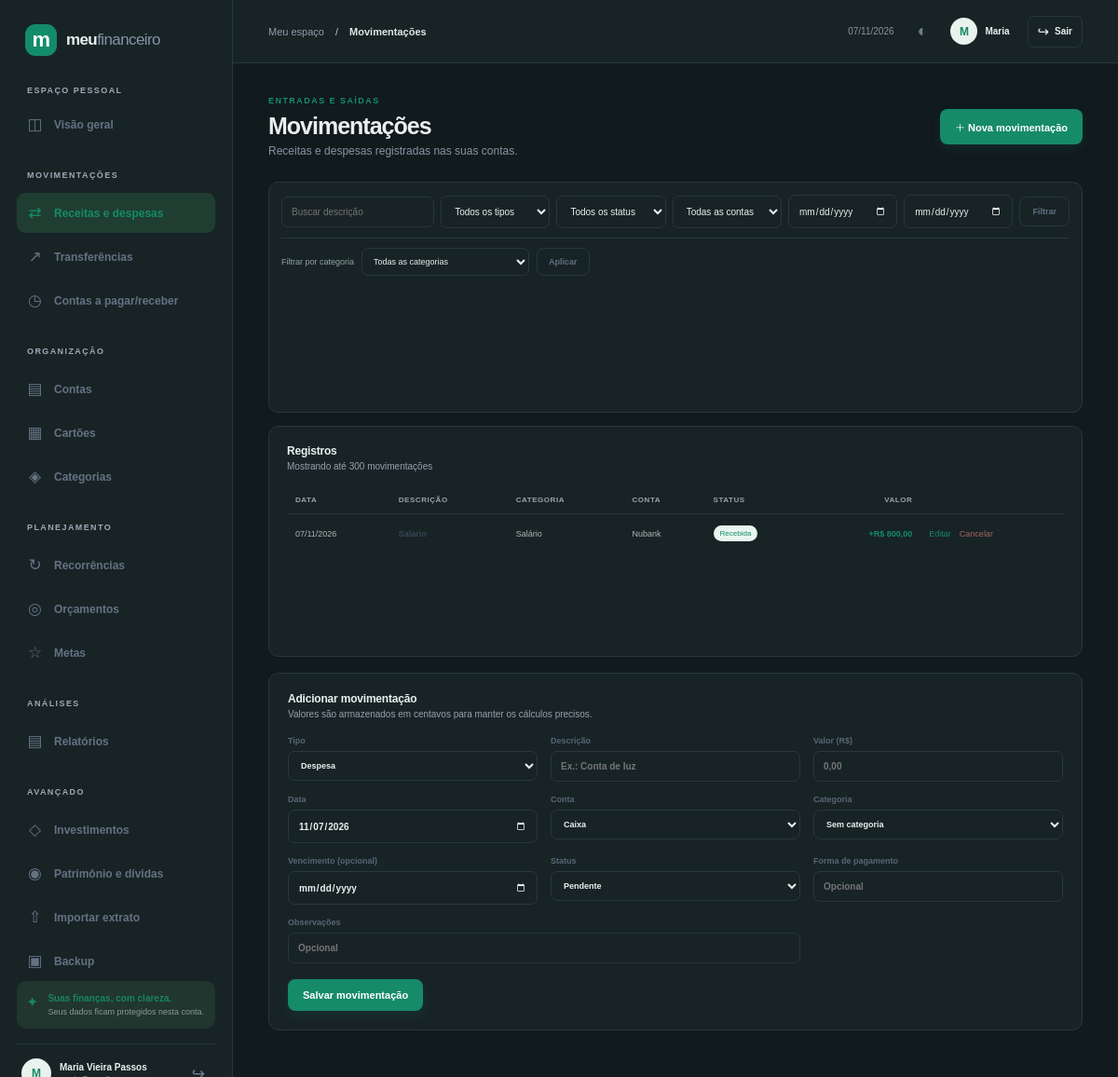
The page /transactions (signed in) on the database its author committed.
### tables this page shows
CREATE TABLE users (
    id INTEGER PRIMARY KEY,
    name TEXT NOT NULL,
    email TEXT NOT NULL UNIQUE,
    password_hash TEXT NOT NULL,
    created_at TEXT NOT NULL,
    updated_at TEXT NOT NULL
, status TEXT NOT NULL DEFAULT 'active' CHECK(status IN ('active','inactive')), last_login_at TEXT);

CREATE TABLE transactions (
    id INTEGER PRIMARY KEY,
    user_id INTEGER NOT NULL REFERENCES users(id) ON DELETE CASCADE,
    account_id INTEGER NOT NULL,
    category_id INTEGER,
    type TEXT NOT NULL CHECK(type IN ('income','expense')),
    description TEXT NOT NULL,
    amount INTEGER NOT NULL CHECK(amount > 0),
    transaction_date TEXT NOT NULL,
    due_date TEXT,
    status TEXT NOT NULL CHECK(status IN ('pending','paid','received','cancelled')),
    payment_method TEXT NOT NULL DEFAULT '',
    notes TEXT NOT NULL DEFAULT '',
    created_at TEXT NOT NULL,
    updated_at TEXT NOT NULL, external_id TEXT NOT NULL DEFAULT '',
    FOREIGN KEY(account_id,user_id) REFERENCES accounts(id,user_id),
    FOREIGN KEY(category_id,user_id) REFERENCES categories(id,user_id)
);

CREATE TABLE categories (
    id INTEGER PRIMARY KEY,
    user_id INTEGER NOT NULL REFERENCES users(id) ON DELETE CASCADE,
    name TEXT NOT NULL,
    type TEXT NOT NULL CHECK(type IN ('income','expense')),
    color TEXT NOT NULL DEFAULT '#78909c',
    icon TEXT NOT NULL DEFAULT '◈',
    is_active INTEGER NOT NULL DEFAULT 1 CHECK(is_active IN (0,1)),
    created_at TEXT NOT NULL,
    updated_at TEXT NOT NULL,
    UNIQUE(id,user_id),
    UNIQUE(user_id,type,name)
);

CREATE TABLE accounts (
    id INTEGER PRIMARY KEY,
    user_id INTEGER NOT NULL REFERENCES users(id) ON DELETE CASCADE,
    name TEXT NOT NULL,
    type TEXT NOT NULL CHECK(type IN ('checking','savings','cash','digital','payment','investment','other')),
    institution TEXT NOT NULL DEFAULT '',
    opening_balance INTEGER NOT NULL DEFAULT 0,
    opening_date TEXT NOT NULL,
    color TEXT NOT NULL DEFAULT '#168b68',
    description TEXT NOT NULL DEFAULT '',
    is_active INTEGER NOT NULL DEFAULT 1 CHECK(is_active IN (0,1)),
    created_at TEXT NOT NULL,
    updated_at TEXT NOT NULL,
    UNIQUE(id,user_id)
);

### resources/views/transactions/index.php (the view, shortened to what the rows shown need)
<div class="welcome-row"><div><div class="form-kicker">ENTRADAS E SAÍDAS</div><h1>Movimentações</h1><p class="page-subtitle">Receitas e despesas registradas nas suas contas.</p></div><a class="button primary" href="/transactions#transaction-form">＋ Nova movimentação</a></div>
<section class="panel filter-panel"><form method="get" action="/transactions" class="filter-form"><input name="q" placeholder="Buscar descrição" value="<?=e($filters['q']??'')?>"><select name="type"><option value="">Todos os tipos</option></select><select name="status"><option value="">Todos os status</option></select><select name="account"><option value="">Todas as contas</option></select><input type="date" name="from" aria-label="De" value="<?=e($filters['from']??'')?>"><input type="date" name="to" aria-label="Até" value="<?=e($filters['to']??'')?>"><button class="button secondary">Filtrar</button></form><form method="get" action="/transactions" class="category-quick-filter"><label>Filtrar por categoria <select name="category"><option value="">Todas as categorias</option></select></label><button class="button secondary">Aplicar</button></form></section>
<section class="panel statement-panel"><div class="panel-head"><div><h3>Registros</h3><p>Mostrando até 300 movimentações</p></div></div><div class="table-wrap"><table><thead><tr><th>Data</th><th>Descrição</th><th>Categoria</th><th>Conta</th><th>Status</th><th class="right">Valor</th><th></th></tr></thead><tbody><?php foreach($transactions as $t): ?><tr><td><?=e(date('d/m/Y',strtotime($t['transaction_date'])))?></td><td><span class="transaction-name"><?=e($t['description'])?></span></td><td><?=e($t['category_name']??'—')?></td><td><?=e($t['account_name'])?></td><td><span class="status-pill <?=e($t['status'])?>"><?=match($t['status']){'paid'=>'Paga','received'=>'Recebida',default=>'Pendente'}?></span></td><td class="right <?= $t['type']==='income'?'amount-in':'amount-out' ?>"><?= $t['type']==='income'?'+':'−' ?><?=money((int)$t['amount'])?></td><td><div class="row-actions"><a href="/transactions?edit=<?=(int)$t['id']?>#transaction-form">Editar</a><form method="post" action="/transactions/cancel" onsubmit="return confirm('Cancelar esta movimentação? O registro será preservado no histórico.')"><input type="hidden" name="_csrf" value="<?=e(csrf_token())?>"><input type="hidden" name="id" value="<?=(int)$t['id']?>"><button>Cancelar</button></form></div></td></tr><?php endforeach; ?><?php if(!$transactions): ?><tr><td colspan="7" class="table-empty">Nenhuma movimentação encontrada. Cadastre sua primeira receita ou despesa abaixo.</td></tr><?php endif; ?></tbody></table></div></section>
<section class="panel editor-panel" id="transaction-form"><div class="panel-head"><div><h3><?=$edit?'Editar movimentação':'Adicionar movimentação'?></h3><p>Valores são armazenados em centavos para manter os cálculos precisos.</p></div></div><?php if(!$accounts): ?><div class="inline-note">Antes de registrar, <a href="/accounts">adicione uma conta financeira</a>.</div><?php else: ?><form method="post" action="/transactions/save" class="data-form"><input type="hidden" name="_csrf" value="<?=e(csrf_token())?>"><input type="hidden" name="id" value="<?=(int)($edit['id']??0)?>"><label>Tipo<select name="type" required><option value="expense" <?=($edit['type']??'expense')==='expense'?'selected':''?>>Despesa</option><option value="income" <?=($edit['type']??'')==='income'?'selected':''?>>Receita</option></select></label><label>Descrição<input name="description" maxlength="140" required value="<?=e($edit['description']??'')?>" placeholder="Ex.: Conta de luz"></label><label>Valor (R$)<input name="amount" inputmode="decimal" required value="<?=e(isset($edit['amount'])?money_input((int)$edit['amount']):'')?>" placeholder="0,00"></label><label>Data<input type="date" name="transaction_date" required value="<?=e($edit['transaction_date']??date('Y-m-d'))?>"></label><label>Conta<select name="account_id" required><?php foreach($accounts as $account): ?><option value="<?=(int)$account['id']?>" <?=($edit['account_id']??'')==$account['id']?'selected':''?>><?=e($account['name'])?></option><?php endforeach; ?></select></label><label>Categoria<select name="category_id"><option value="">Sem categoria</option><?php foreach($categories as $category): ?><option data-type="<?=e($category['type'])?>" value="<?=(int)$category['id']?>" <?=($edit['category_id']??'')==$category['id']?'selected':''?>><?=e($category['name'])?> · <?= $category['type']==='income'?'Receita':'Despesa' ?></option><?php endforeach; ?></select></label><label>Vencimento (opcional)<input type="date" name="due_date" value="<?=e($edit['due_date']??'')?>"></label><label>Status<select name="status"><option value="pending" <?=($edit['status']??'')==='pending'?'selected':''?>>Pendente</option><option value="paid" <?=($edit['status']??'')==='paid'?'selected':''?>>Paga</option><option value="received" <?=($edit['status']??'')==='received'?'selected':''?>>Recebida</option></select></label><label>Forma de pagamento<input name="payment_method" maxlength="40" value="<?=e($edit['payment_method']??'')?>" placeholder="Opcional"></label><label class="span-two">Observações<input name="notes" maxlength="500" value="<?=e($edit['notes']??'')?>" placeholder="Opcional"></label><div class="form-actions"><button class="button primary">Salvar movimentação</button><?php if($edit): ?><a class="button secondary" href="/transactions">Cancelar edição</a><?php endif; ?></div></form><?php endif; ?></section>

### resources/views/layouts/main.php (shortened to what the rows shown need)
<!doctype html>
<html lang="pt-BR" data-theme="<?= e($settings['theme'] ?? 'light') ?>">
<head>
  <link rel="stylesheet" href="/assets/css/app.css?v=profile-20261107">
</head>
<body class="<?= current_user() ? 'app-shell' : 'auth-shell' ?>">
<?php if (current_user()): $navUser = current_user(); ?>
  <aside class="sidebar" id="sidebar">
    <a class="brand" href="/dashboard"><span class="brand-mark">m</span><span>meu<span class="brand-light">financeiro</span></span></a>
    <div class="workspace-label">ESPAÇO PESSOAL</div>
    <?php $routePath=parse_url($_SERVER['REQUEST_URI']??'/',PHP_URL_PATH); ?>
    <nav aria-label="Navegação principal"><a class="nav-link <?= $routePath==='/dashboard'?'active':'' ?>" href="/dashboard"><span class="nav-icon">◫</span>Visão geral</a>
      <span class="nav-heading">MOVIMENTAÇÕES</span><a class="nav-link <?= $routePath==='/transactions'?'active':'' ?>" href="/transactions"><span class="nav-icon">⇄</span>Receitas e despesas</a>
      <a class="nav-link <?= $routePath==='/transfers'?'active':'' ?>" href="/transfers"><span class="nav-icon">↗</span>Transferências</a><a class="nav-link <?= $routePath==='/commitments'?'active':'' ?>" href="/commitments"><span class="nav-icon">◷</span>Contas a pagar/receber</a>
      <span class="nav-heading">ORGANIZAÇÃO</span><a class="nav-link <?= $routePath==='/accounts'?'active':'' ?>" href="/accounts"><span class="nav-icon">▤</span>Contas</a>
      <a class="nav-link <?= in_array($routePath,['/cards','/invoices'],true)?'active':'' ?>" href="/cards"><span class="nav-icon">▦</span>Cartões</a><a class="nav-link <?= $routePath==='/categories'?'active':'' ?>" href="/categories"><span class="nav-icon">◈</span>Categorias</a>
      <span class="nav-heading">PLANEJAMENTO</span><a class="nav-link <?= $routePath==='/recurrences'?'active':'' ?>" href="/recurrences"><span class="nav-icon">↻</span>Recorrências</a><a class="nav-link <?= $routePath==='/budgets'?'active':'' ?>" href="/budgets"><span class="nav-icon">◎</span>Orçamentos</a><a class="nav-link <?= $routePath==='/goals'?'active':'' ?>" href="/goals"><span class="nav-icon">☆</span>Metas</a>
      <span class="nav-heading">ANÁLISES</span><a class="nav-link <?= str_starts_with($routePath,'/reports')?'active':'' ?>" href="/reports"><span class="nav-icon">▤</span>Relatórios</a>
      <span class="nav-heading">AVANÇADO</span><a class="nav-link <?= $routePath==='/investments'?'active':'' ?>" href="/investments"><span class="nav-icon">◇</span>Investimentos</a><a class="nav-link <?= $routePath==='/patrimony'?'active':'' ?>" href="/patrimony"><span class="nav-icon">◉</span>Patrimônio e dívidas</a><a class="nav-link <?= $routePath==='/imports'?'active':'' ?>" href="/imports"><span class="nav-icon">⇧</span>Importar extrato</a><a class="nav-link <?= $routePath==='/backup'?'active':'' ?>" href="/backup"><span class="nav-icon">▣</span>Backup
      </a>
    </nav>
    <div class="sidebar-bottom"><div class="security-note"><span>✦</span><div><strong>Suas finanças, com clareza.</strong><small>Seus dados ficam protegidos nesta conta.</small></div></div>
      <div class="user-row"><a class="avatar" href="/profile" aria-label="Meu perfil"></a><a class="user-copy" href="/profile"><strong><?= e($navUser['name']) ?></strong></a><form method="post" action="/logout"><button class="icon-button" title="Sair" aria-label="Sair"></button></form></div>
    </div>
  </aside>
  <main class="main-area" id="main-content" tabindex="-1"><header class="topbar"><button class="menu-toggle" data-menu-toggle aria-label="Abrir menu">☰</button><div class="breadcrumb">Meu espaço <span>/</span> <strong><?= e($title ?? '') ?></strong></div><div class="top-actions"><span class="today"><?= e((new DateTimeImmutable())->format('d/m/Y')) ?></span><button class="theme-toggle" data-theme-toggle aria-label="Alternar tema" title="Alternar tema">◐</button><a class="top-profile" href="/profile" aria-label="Abrir perfil de <?= e($navUser['name']) ?>"><span class="avatar small"><?= e(mb_strtoupper(mb_substr($navUser['name'],0,1))) ?></span><span class="top-profile-name"><?= e((preg_split('/\s+/', trim($navUser['name'])) ?: [''])[0]) ?></span></a><form class="top-logout" method="post" action="/logout"><input type="hidden" name="_csrf" value="<?= e(csrf_token()) ?>"><button class="logout-button" type="submit" title="Sair" aria-label="Sair do sistema"><span aria-hidden="true">↪</span><span>Sair</span></button></form></div></header>
    <section class="page-content"><?php require $viewFile; ?></section>
  </main>
<?php endif; ?>
</body></html>

### rows shown on the page
users: name "Maria Vieira Passos", name "M", name "Maria"
transactions: transaction_date "07/11/2026", description "Salario", category.name "Salário", account.name "Nubank", status "Recebida", amount "R$ 800,00"

### other values the page prints
$title "Movimentações"
form field account_id "Caixa"
